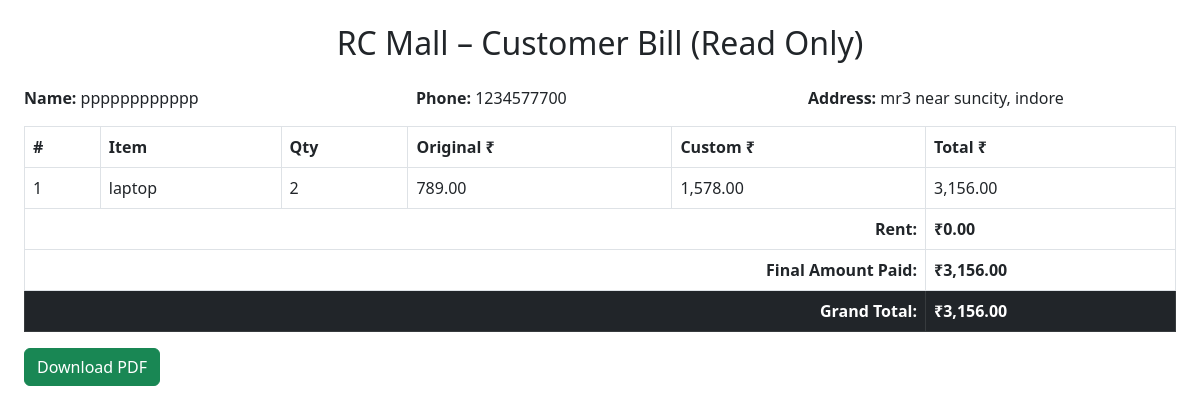
The app's page /rctiles/admin_dashboard/view_bill.php?order_id=16 with its own data.
### tables this page shows
CREATE TABLE orders (
  order_id int(11) NOT NULL,
  order_date datetime DEFAULT current_timestamp(),
  customer_id int(11) DEFAULT NULL,
  total_amount decimal(10,2) NOT NULL,
  final_amount DECIMAL(10,2) DEFAULT NULL,
  discounted_amount decimal(10,2) DEFAULT NULL,
  transport_rent decimal(10,2) DEFAULT 0.00,
  stock_done tinyint(1) DEFAULT 0,
  deleted tinyint(1) DEFAULT 0
);

CREATE TABLE customers (
  customer_id int(11) NOT NULL,
  name varchar(100) NOT NULL,
  phone_no varchar(15) NOT NULL,
  email varchar(255) DEFAULT NULL,
  address text DEFAULT NULL,
  city varchar(100) DEFAULT NULL,
  created_at datetime DEFAULT current_timestamp()
);

CREATE TABLE pending_orders (
  id int(11) NOT NULL,
  order_id int(11) DEFAULT NULL,
  customer_id int(11) DEFAULT NULL,
  product_id int(11) DEFAULT NULL,
  product_name varchar(255) NOT NULL,
  quantity int(11) NOT NULL,
  original_price decimal(10,2) NOT NULL,
  custom_price decimal(10,2) DEFAULT NULL,
  approved tinyint(1) DEFAULT 0,
  stock_subtracted tinyint(1) DEFAULT 0,
  created_at timestamp NOT NULL DEFAULT current_timestamp(),
  multiplier int(11) DEFAULT 1
);

CREATE TABLE products (
  product_id int(11) NOT NULL,
  product_name varchar(255) NOT NULL,
  description text DEFAULT NULL,
  area varchar(50) NOT NULL,
  category_id int(11) DEFAULT NULL,
  supplier_id int(11) DEFAULT NULL,
  price decimal(10,2) NOT NULL,
  cost_price decimal(10,2) DEFAULT NULL,
  product_image varchar(255) DEFAULT '../uploads/675e9296d42d0.png',
  status enum('Active','Inactive','Discontinued') DEFAULT 'Active',
  date_added datetime DEFAULT current_timestamp(),
  last_updated datetime DEFAULT current_timestamp() ON UPDATE current_timestamp()
);

### rctiles/admin_dashboard/view_bill.php (the view, shortened to what this page needs)
<?php
require '../db_connect.php';
$order_id = intval($_GET['order_id'] ?? 0);
$stmt = $mysqli->prepare("
    SELECT c.name, c.phone_no, c.address, c.city,
                 (SELECT SUM(custom_price) FROM pending_orders WHERE order_id = o.order_id) AS final_amount, o.transport_rent
    FROM orders o
    JOIN customers c ON o.customer_id = c.customer_id
    WHERE o.order_id = ?
");
$stmt->bind_param("i", $order_id);
$stmt->execute();
$order = $stmt->get_result()->fetch_assoc();
$stmt = $mysqli->prepare("
    SELECT p.product_name, po.quantity, po.original_price, po.custom_price
    FROM pending_orders po
    JOIN products p ON po.product_id = p.product_id
    WHERE po.order_id = ?
");
$stmt->bind_param("i", $order_id);
$stmt->execute();
$products = $stmt->get_result()->fetch_all(MYSQLI_ASSOC);
$total = $order['final_amount'] + $order['transport_rent'];
?>
<!DOCTYPE html>
<html>
<head>
    <link href="https://cdn.jsdelivr.net/npm/bootstrap@5.2.3/dist/css/bootstrap.min.css" rel="stylesheet">
</head>
<body class="p-4">
    <h2 class="text-center mb-4">RC Mall – Customer Bill (Read Only)</h2>
    <div class="row mb-3">
        <div class="col-md-4"><strong>Name:</strong> <?= htmlspecialchars($order['name']) ?></div>
        <div class="col-md-4"><strong>Phone:</strong> <?= htmlspecialchars($order['phone_no']) ?></div>
        <div class="col-md-4"><strong>Address:</strong> <?= htmlspecialchars($order['address']) . ', ' . htmlspecialchars($order['city']) ?></div>
    </div>
    <table class="table table-bordered">
        <thead>
            <tr><th>#</th><th>Item</th><th>Qty</th><th>Original ₹</th><th>Custom ₹</th><th>Total ₹</th></tr>
        </thead>
        <tbody>
            <?php $i = 1; foreach ($products as $p): ?>
            <tr>
                <td><?= $i++ ?></td>
                <td><?= htmlspecialchars($p['product_name']) ?></td>
                <td><?= $p['quantity'] ?></td>
                <td><?= number_format($p['original_price'],2) ?></td>
                <td><?= number_format($p['custom_price']/$p['quantity'],2) ?></td>
                <td><?= number_format($p['custom_price'],2) ?></td>
            </tr>
            <?php endforeach ?>
        </tbody>
        <tfoot>
            <tr><th colspan="5" class="text-end">Rent:</th><th>₹<?= number_format($order['transport_rent'],2) ?></th></tr>
            <tr><th colspan="5" class="text-end">Final Amount Paid:</th><th>₹<?= number_format($order['final_amount'],2) ?></th></tr>
            <tr class="table-dark"><th colspan="5" class="text-end">Grand Total:</th><th>₹<?= number_format($total,2) ?></th></tr>
        </tfoot>
    </table>
    <button class="btn btn-success" onclick="downloadPDF()">Download PDF</button>
</body>
</html>

### records on screen
orders: customer.name "pppppppppppp", customer.phone_no "1234577700", customer.address "mr3 near suncity", customer.city "indore", transport_rent "0.00"
pending_orders: product.product_name "laptop", quantity "2", original_price "789.00", $p['custom_price']/$p['quantity'] "1,578.00", custom_price "3,156.00"

### other values on screen
$order['final_amount'] "3,156.00"
$total "3,156.00"
